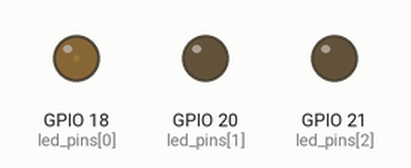
Recording of a program running on a simulated Raspberry Pi (BCM pin numbers). Parts: output pins drawn as LEDs (lit = HIGH). The interpreter's speed is modelled, so counts of loop turns are approximate.

Above: at 0.05 s.
At 0.75 s:
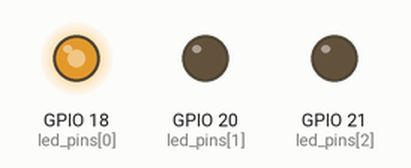
At 1.5 s:
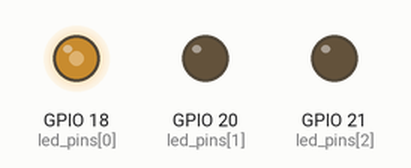
At 2.95 s:
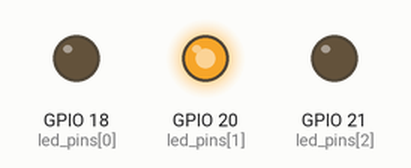
At 4.45 s:
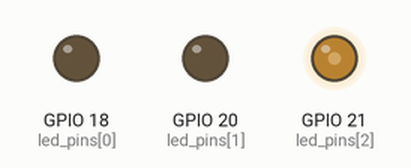
At 5.85 s:
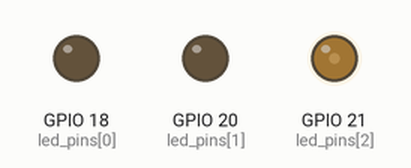
Timing chart, 0 to 7.9 s (numbered marks = the images above):
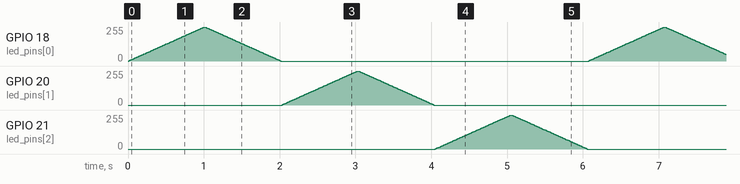

The program:

three_led_pwm.py
```python
import RPi.GPIO as GPIO
from time import sleep

led_pins = [18, 20, 21]
pwm_leds = []
GPIO.setmode(GPIO.BCM)

for pin in led_pins:
    GPIO.setup(pin, GPIO.OUT)
    pwm = GPIO.PWM(pin, 500)
    pwm.start(0)
    pwm_leds.append(pwm)

def fade(ix):
    for duty in range(101):
        pwm_leds[ix].ChangeDutyCycle(duty)
        sleep(0.01)

    for duty in range(100, -1, -1):
        pwm_leds[ix].ChangeDutyCycle(duty)
        sleep(0.01)
try:
    current = 0
    while True:
        #duty_s = input("Enter Brightness ( 0 to 100 ):")
        fade(current)
        current = (current + 1)%len(pwm_leds)

finally:
    print("Cleaning up")
    GPIO.cleanup()
```
